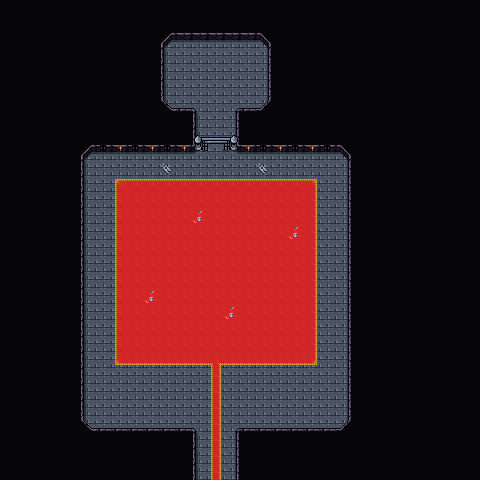

This is a level from a 2D game, rendered from its Tiled map with the project's own tilesets. A one-line summary and the map file follow, with tile-layer data summarised:
An orthogonal 30x30 tile map with 16x16 px tiles, 4 tile layers (Background, Ground, Foreground, AboveSprites), 2 tilesets and 4 objects.

<map version="1.10" tiledversion="1.10.1" orientation="orthogonal" renderorder="right-down" width="30" height="30" tilewidth="16" tileheight="16" infinite="0" nextlayerid="6" nextobjectid="59">
 <editorsettings>
  <export target="wastetown..tmx" format="tmx" />
 </editorsettings>
 <properties>
  <property name="dungeonEffect" value="{&quot;startBattleWithCard&quot;: [&quot;Phyrexian Arena|APC&quot;]}">{"startBattleWithCard": ["Phyrexian Arena|APC"]}</property>
 </properties>
 <tileset firstgid="1" source="../../../../../common/maps/tileset/main.tsx" />
 <tileset firstgid="10113" source="../../../../../common/maps/tileset/buildings.tsx" />
 <layer id="1" name="Background" width="30" height="30">
  <data>[900 cells, 900 non-empty, 1 distinct tile ids]</data>
 </layer>
 <layer id="2" name="Ground" width="30" height="30">
  <data>[900 cells, 802 non-empty, 27 distinct tile ids]</data>
 </layer>
 <layer id="3" name="Foreground" width="30" height="30">
  <properties>
   <property name="spriteLayer" type="bool" value="true" />
  </properties>
  <data>[900 cells, 4 non-empty, 1 distinct tile ids]</data>
 </layer>
 <layer id="5" name="AboveSprites" width="30" height="30">
  <data>[900 cells, 5 non-empty, 5 distinct tile ids]</data>
 </layer>
 <objectgroup id="4" name="Objects">
  <object id="50" template="../../../../../common/maps/obj/enemy.tx" x="200.965" y="278.13" width="32" height="32">
   <properties>
    <property name="defeatDialog">[{
   "condition": [{"checkQuestFlag": "Ch1CastlesComplete", "not":true}],
   "text": "As you land your final blow against the Lord of the Pit, you feel a significant pulse of mana. But with the immediate threat removed, you can now see clearly that the locked room at the north end of the chamber does not hold any prisoners.",
   "options": [{
      "name": "(Continue)", 
      "action": [{"setQuestFlag": {"key":"Ch1BlackCastleComplete", "val": 1} }, {"deleteMapObject": -1}, {"advanceQuestFlag": "Ch1CastlesComplete"}]
   }]
},
{
   "condition": [{"checkQuestFlag": "Ch1CastlesComplete"}],
   "text": "As you land your final blow against the Lord of the Pit, you feel another pulse of mana. But just as before, the locked room behind your fallen foe does not hold any prisoners.",
   "options": [{
      "name": "(Continue)", 
      "action": [{"setQuestFlag": {"key":"Ch1BlackCastleComplete", "val": 1} }, {"deleteMapObject": -1}, {"advanceQuestFlag": "Ch1CastlesComplete"}]
   }]
}]</property>
    <property name="effect">{ "startBattleWithCard": [ "Black Market|MMQ", "Breeding Pit|FEM", "Swamp|MIR|1", "Swamp|MIR|2" ] }</property>
    <property name="enemy" value="Griselbrand" />
    <property name="threatRange" type="int" value="100" />
   <property name="speedModifier" type="float" value="20" /></properties>
  </object>
  <object id="51" template="../../../../../common/maps/obj/entry_up.tx" x="209" y="480">
   <properties>
    <property name="teleport" value="" />
   </properties>
  </object>
  <object id="56" template="../../../../../common/maps/obj/scroll.tx" x="206.667" y="81.3333">
   <properties>
    <property name="reward" value="[ { &quot;type&quot;: &quot;card&quot;, &quot;cardName&quot;: &quot;Mox Jet&quot;, &quot;count&quot;: 1 }, {&quot;type&quot;: &quot;item&quot;, &quot;count&quot;: 1, &quot;itemName&quot;: &quot;Strange Key&quot;} ]" />
   </properties>
  </object>
  <object id="58" template="../../../../../common/maps/obj/gate.tx" x="208.667" y="160">
   <properties>
    <property name="dialog">[
	{
		"text": "A big gate is blocking the path, through the bars you can see a Mox Jet in the room beyond. (you need all five colored keys to open this gate)",
		"options": [
			{ "name": "go away" },
			{
				"name": "unlock with the five colored keys",
				"condition": [
					{ "item": "Blue Key" },
					{ "item": "Green Key" },
					{ "item": "Black Key" },
					{ "item": "White Key" },
					{ "item": "Red Key" }
				],
				"text": "The gate is unlocked",
				"options": [
					{
						"name": "continue",
						"action": [
							{ "deleteMapObject": -1 },
							{ "removeItem": "Blue Key" },
							{ "removeItem": "Green Key" },
							{ "removeItem": "Black Key" },
							{ "removeItem": "White Key" },
							{ "removeItem": "Red Key" }
						]
					}
				]
			}
		]
	}
]</property>
   </properties>
  </object>
 </objectgroup>
</map>
